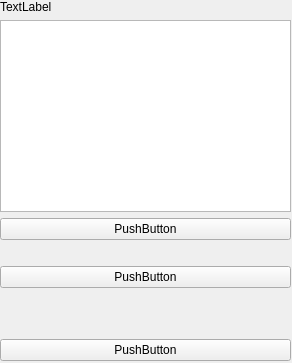
<?xml version="1.0" encoding="UTF-8"?>
<ui version="4.0">
 <class>MainWindow</class>
 <widget class="QMainWindow" name="MainWindow">
  <property name="geometry">
   <rect>
    <x>0</x>
    <y>0</y>
    <width>292</width>
    <height>363</height>
   </rect>
  </property>
  <property name="windowTitle">
   <string>MainWindow</string>
  </property>
  <widget class="QWidget" name="centralwidget">
   <widget class="QWidget" name="verticalLayoutWidget">
    <property name="geometry">
     <rect>
      <x>0</x>
      <y>0</y>
      <width>291</width>
      <height>361</height>
     </rect>
    </property>
    <layout class="QVBoxLayout" name="verticalLayout_2">
     <item>
      <widget class="QLabel" name="label">
       <property name="text">
        <string>TextLabel</string>
       </property>
      </widget>
     </item>
     <item>
      <widget class="QTextBrowser" name="textBrowser"/>
     </item>
     <item>
      <widget class="QPushButton" name="pushButton_2">
       <property name="text">
        <string>PushButton</string>
       </property>
      </widget>
     </item>
     <item>
      <spacer name="horizontalSpacer">
       <property name="orientation">
        <enum>Qt::Horizontal</enum>
       </property>
       <property name="sizeHint" stdset="0">
        <size>
         <width>40</width>
         <height>20</height>
        </size>
       </property>
      </spacer>
     </item>
     <item>
      <widget class="QPushButton" name="pushButton_3">
       <property name="text">
        <string>PushButton</string>
       </property>
      </widget>
     </item>
     <item>
      <spacer name="verticalSpacer">
       <property name="orientation">
        <enum>Qt::Vertical</enum>
       </property>
       <property name="sizeHint" stdset="0">
        <size>
         <width>20</width>
         <height>40</height>
        </size>
       </property>
      </spacer>
     </item>
     <item>
      <widget class="QPushButton" name="pushButton">
       <property name="text">
        <string>PushButton</string>
       </property>
      </widget>
     </item>
    </layout>
   </widget>
  </widget>
 </widget>
 <resources/>
 <connections/>
</ui>
